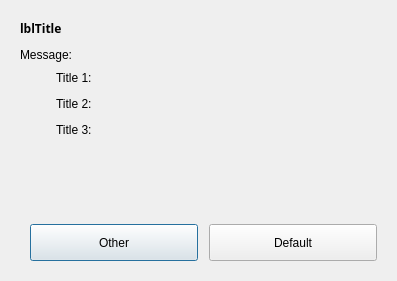
<?xml version="1.0" encoding="UTF-8"?>
<ui version="4.0">
 <class>Dialog</class>
 <widget class="QDialog" name="Dialog">
  <property name="geometry">
   <rect>
    <x>0</x>
    <y>0</y>
    <width>397</width>
    <height>281</height>
   </rect>
  </property>
  <property name="windowTitle">
   <string>Dialog</string>
  </property>
  <property name="autoFillBackground">
   <bool>false</bool>
  </property>
  <layout class="QVBoxLayout" name="verticalLayout_2">
   <item>
    <widget class="QFrame" name="frContainer">
     <property name="frameShape">
      <enum>QFrame::NoFrame</enum>
     </property>
     <property name="frameShadow">
      <enum>QFrame::Raised</enum>
     </property>
     <layout class="QVBoxLayout" name="verticalLayout">
      <item>
       <layout class="QHBoxLayout" name="DialogTitle">
        <property name="bottomMargin">
         <number>5</number>
        </property>
        <item>
         <widget class="QLabel" name="lblTitle">
          <property name="sizePolicy">
           <sizepolicy hsizetype="Preferred" vsizetype="Preferred">
            <horstretch>0</horstretch>
            <verstretch>0</verstretch>
           </sizepolicy>
          </property>
          <property name="maximumSize">
           <size>
            <width>16777215</width>
            <height>45</height>
           </size>
          </property>
          <property name="font">
           <font>
            <family>Century Gothic</family>
            <weight>75</weight>
            <bold>true</bold>
           </font>
          </property>
          <property name="text">
           <string>lblTitle</string>
          </property>
         </widget>
        </item>
       </layout>
      </item>
      <item>
       <widget class="QLabel" name="lblMessage">
        <property name="text">
         <string>Message:</string>
        </property>
       </widget>
      </item>
      <item>
       <layout class="QHBoxLayout" name="horizontalLayout" stretch="1,8,1">
        <item>
         <spacer name="ContentRightSpacer_2">
          <property name="orientation">
           <enum>Qt::Horizontal</enum>
          </property>
          <property name="sizeHint" stdset="0">
           <size>
            <width>13</width>
            <height>20</height>
           </size>
          </property>
         </spacer>
        </item>
        <item>
         <layout class="QGridLayout" name="gridLayout">
          <item row="0" column="0">
           <widget class="QLabel" name="lblTitle1">
            <property name="text">
             <string>Title 1:</string>
            </property>
           </widget>
          </item>
          <item row="0" column="1" colspan="2">
           <widget class="QFrame" name="txtValue1">
            <property name="sizePolicy">
             <sizepolicy hsizetype="Preferred" vsizetype="Fixed">
              <horstretch>1</horstretch>
              <verstretch>0</verstretch>
             </sizepolicy>
            </property>
            <property name="minimumSize">
             <size>
              <width>100</width>
              <height>20</height>
             </size>
            </property>
            <property name="frameShape">
             <enum>QFrame::NoFrame</enum>
            </property>
            <property name="frameShadow">
             <enum>QFrame::Raised</enum>
            </property>
           </widget>
          </item>
          <item row="1" column="0">
           <widget class="QLabel" name="lblTitle2">
            <property name="text">
             <string>Title 2:</string>
            </property>
           </widget>
          </item>
          <item row="1" column="1">
           <widget class="QFrame" name="txtValue2">
            <property name="sizePolicy">
             <sizepolicy hsizetype="Fixed" vsizetype="Fixed">
              <horstretch>1</horstretch>
              <verstretch>0</verstretch>
             </sizepolicy>
            </property>
            <property name="minimumSize">
             <size>
              <width>70</width>
              <height>20</height>
             </size>
            </property>
            <property name="frameShape">
             <enum>QFrame::NoFrame</enum>
            </property>
            <property name="frameShadow">
             <enum>QFrame::Raised</enum>
            </property>
           </widget>
          </item>
          <item row="1" column="2">
           <spacer name="horizontalSpacer">
            <property name="orientation">
             <enum>Qt::Horizontal</enum>
            </property>
            <property name="sizeHint" stdset="0">
             <size>
              <width>40</width>
              <height>20</height>
             </size>
            </property>
           </spacer>
          </item>
          <item row="2" column="0">
           <widget class="QLabel" name="lblTitle3">
            <property name="text">
             <string>Title 3:</string>
            </property>
           </widget>
          </item>
          <item row="2" column="1">
           <widget class="QFrame" name="txtValue3">
            <property name="sizePolicy">
             <sizepolicy hsizetype="Fixed" vsizetype="Fixed">
              <horstretch>1</horstretch>
              <verstretch>0</verstretch>
             </sizepolicy>
            </property>
            <property name="minimumSize">
             <size>
              <width>70</width>
              <height>20</height>
             </size>
            </property>
            <property name="frameShape">
             <enum>QFrame::NoFrame</enum>
            </property>
            <property name="frameShadow">
             <enum>QFrame::Raised</enum>
            </property>
           </widget>
          </item>
          <item row="2" column="2">
           <spacer name="horizontalSpacer_2">
            <property name="orientation">
             <enum>Qt::Horizontal</enum>
            </property>
            <property name="sizeHint" stdset="0">
             <size>
              <width>40</width>
              <height>20</height>
             </size>
            </property>
           </spacer>
          </item>
         </layout>
        </item>
        <item>
         <spacer name="ContentRightSpacer">
          <property name="orientation">
           <enum>Qt::Horizontal</enum>
          </property>
          <property name="sizeHint" stdset="0">
           <size>
            <width>40</width>
            <height>20</height>
           </size>
          </property>
         </spacer>
        </item>
       </layout>
      </item>
      <item>
       <spacer name="ContentBottomSpacer">
        <property name="orientation">
         <enum>Qt::Vertical</enum>
        </property>
        <property name="sizeHint" stdset="0">
         <size>
          <width>20</width>
          <height>43</height>
         </size>
        </property>
       </spacer>
      </item>
      <item>
       <layout class="QHBoxLayout" name="DialogButtons">
        <property name="topMargin">
         <number>5</number>
        </property>
        <item>
         <spacer name="ButtonAlignSpacer">
          <property name="orientation">
           <enum>Qt::Horizontal</enum>
          </property>
          <property name="sizeHint" stdset="0">
           <size>
            <width>40</width>
            <height>20</height>
           </size>
          </property>
         </spacer>
        </item>
        <item>
         <widget class="QPushButton" name="btnCancel">
          <property name="enabled">
           <bool>true</bool>
          </property>
          <property name="minimumSize">
           <size>
            <width>168</width>
            <height>37</height>
           </size>
          </property>
          <property name="maximumSize">
           <size>
            <width>168</width>
            <height>37</height>
           </size>
          </property>
          <property name="text">
           <string>Other</string>
          </property>
          <property name="default">
           <bool>false</bool>
          </property>
         </widget>
        </item>
        <item>
         <spacer name="ButtonsSpacer">
          <property name="orientation">
           <enum>Qt::Horizontal</enum>
          </property>
          <property name="sizeType">
           <enum>QSizePolicy::Fixed</enum>
          </property>
          <property name="sizeHint" stdset="0">
           <size>
            <width>5</width>
            <height>20</height>
           </size>
          </property>
         </spacer>
        </item>
        <item>
         <widget class="QPushButton" name="btnOK">
          <property name="enabled">
           <bool>true</bool>
          </property>
          <property name="minimumSize">
           <size>
            <width>168</width>
            <height>37</height>
           </size>
          </property>
          <property name="maximumSize">
           <size>
            <width>168</width>
            <height>37</height>
           </size>
          </property>
          <property name="text">
           <string>Default</string>
          </property>
          <property name="default">
           <bool>false</bool>
          </property>
         </widget>
        </item>
       </layout>
      </item>
     </layout>
    </widget>
   </item>
  </layout>
 </widget>
 <resources/>
 <connections/>
</ui>
